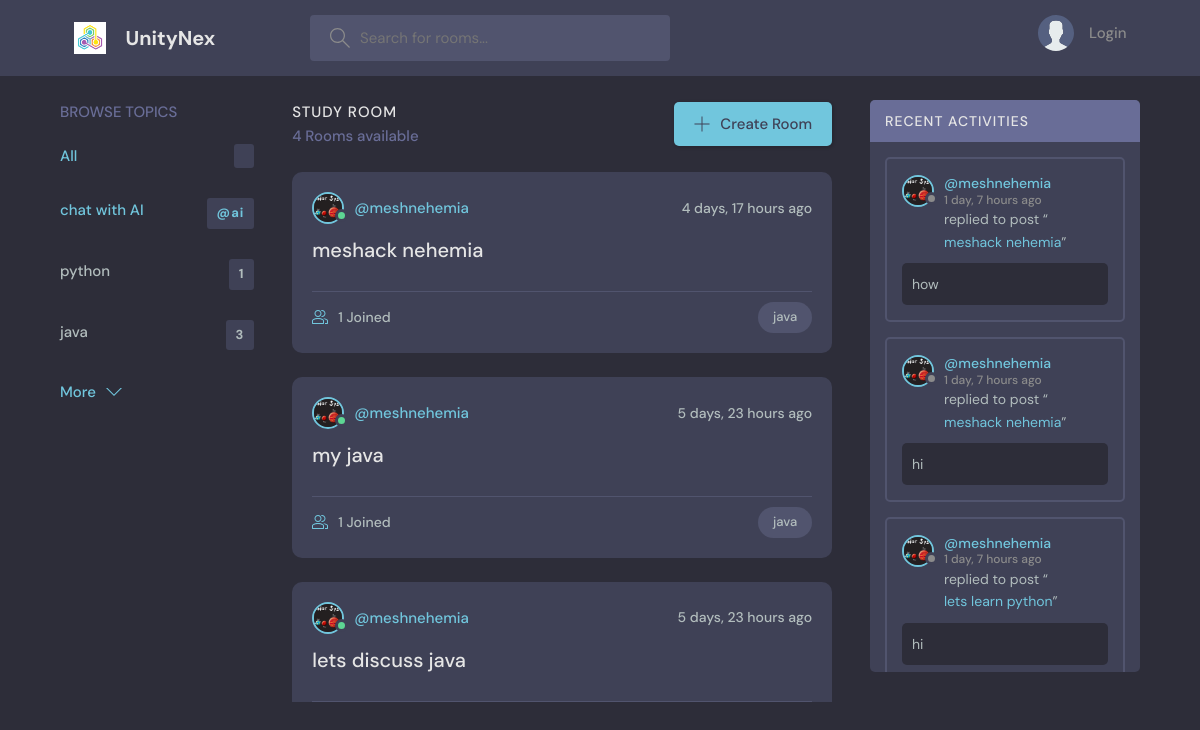
The page / on the database its author committed.
### socialmedia/models.py (models this page shows, shortened)
class Topic(models.Model):
    name = models.CharField(max_length=200)

class Room(models.Model):
    host = models.ForeignKey(User, on_delete=models.SET_NULL, null=True)
    topic = models.ForeignKey(Topic, on_delete=models.SET_NULL, null=True)
    name = models.CharField(max_length=200)
    description = models.TextField(null=True, blank=True)
    participants = models.ManyToManyField(User, related_name='participants', blank=True)
    updated = models.DateTimeField(auto_now=True)
    created = models.DateTimeField(auto_now_add=True)
    class Meta:
        ordering = ['-updated', '-created']

class User(AbstractUser):
    name = models.CharField(max_length=200, null=True)
    email = models.EmailField(unique=True, null=True)
    bio = models.TextField(null=True)
    avator = models.ImageField(null=True, upload_to='profile/', default="profile/avatar.svg")
    USERNAME_FIELD = 'email'
    REQUIRED_FIELDS = []

class Message(models.Model):
    user = models.ForeignKey(User, on_delete=models.CASCADE)
    room = models.ForeignKey(Room, on_delete=models.CASCADE)
    body = models.TextField()
    updated = models.DateTimeField(auto_now=True)
    created = models.DateTimeField(auto_now_add=True)
    class Meta:
        ordering = ['-updated', '-created']

### socialmedia/views.py (the view)
# urls.py: path('', views.home, name='libraryhome'),
def home(request):
    q = request.GET.get('q') if request.GET.get('q') != None else ''
    rooms = Room.objects.filter(
        Q(topic__name__icontains=q) |
        Q(name__icontains=q) |
        Q(description__icontains=q)
    )
    topics = Topic.objects.all()[0:5]
    room_count = rooms.count()
    room_messages = Message.objects.filter(Q(room__topic__name__icontains=q))
    context = {'rooms': rooms, 'topics': topics, 'room_count': room_count, "room_messages": room_messages}
    return render(request, 'socialmedia/home.html', context)

### socialmedia/templates/socialmedia/home.html (shortened to what this page needs)
{% extends 'main.html' %}
{% block content %}
    <main class="layout layout--3">
        <div class="container">
            {% include 'socialmedia/topics_component.html' %}
            <div class="roomList">
                <div class="roomList__header">
                    <div>
                        <h2>Study Room</h2>
                        <p>{{ room_count }} Rooms available</p>
                    </div>
                    <a class="btn btn--main" href="{% url 'create-room' %}">
                        <svg version="1.1" xmlns="http://www.w3.org/2000/svg" width="32" height="32"
                             viewBox="0 0 32 32">
                            <title>add</title>
                            <path
                                    d="M16.943 0.943h-1.885v14.115h-14.115v1.885h14.115v14.115h1.885v-14.115h14.115v-1.885h-14.115v-14.115z"
                            ></path>
                        </svg>
                        Create Room
                    </a>
                </div>
                <div class="checking">
                {% include 'socialmedia/feed_component.html' %}
                </div>
            </div>
            {% include 'socialmedia/activity_component.html' %}
        </div>
    </main>
{% endblock content %}

### socialmedia/templates/socialmedia/topics_component.html
<div class="topics">
    <div class="topics__header">
        <h2>Browse Topics</h2>
    </div>
    <ul class="topics__list">
        <li>
            <a href="{% url 'home' %}" class="active">All <span>{{ topic.count }}</span></a>
        </li>
        <li>
            <a href="{% url 'chatbot' %}" class="active">chat with AI <span>@ai</span></a>
        </li>
        {% for topic in topics %}
            <li>
                <a href="{% url 'home' %}?q={{ topic.name }}">{{ topic.name }}
                    <span>{{ topic.room_set.all.count }}</span></a>
            </li>
        {% endfor %}
    </ul>
    <a class="btn btn--link" href="{% url 'topics' %}">
        More
        <svg version="1.1" xmlns="http://www.w3.org/2000/svg" width="32" height="32" viewBox="0 0 32 32">
            <title>chevron-down</title>
            <path d="M16 21l-13-13h-3l16 16 16-16h-3l-13 13z"></path>
        </svg>
    </a>
</div>

### socialmedia/templates/socialmedia/feed_component.html (shortened to what this page needs)
{%for room in rooms%}
    <div class="roomListRoom">
        <div class="roomListRoom__header">
        <a href="{% url 'user-profile' room.host.id %}" class="roomListRoom__author">
            <div class="avatar avatar--small active">
            <img src="{{room.host.avator.url}}" />
            </div>
            <span>@{{room.host.username}}</span>
        </a>
        <div class="roomListRoom__actions">
            <span>{{room.created|timesince}} ago</span>
        </div>
        </div>
        <div class="roomListRoom__content">
        <a href="{% url 'room' room.id%}">{{room.name}}</a>
        </div>
        <div class="roomListRoom__meta">
        <a  href="{% url 'room' room.id%}"  class="roomListRoom__joined">
            {{ room.participants.all.count }} Joined
        </a>
        <p class="roomListRoom__topic">{{room.topic.name}}</p>
        </div>
    </div>
{%endfor%}

### socialmedia/templates/socialmedia/activity_component.html (shortened to what this page needs)
<div class="activities">
    <div class="activities__header">
        <h2>Recent Activities</h2>
    </div>
<div class="checking">
    {% for message in room_messages %}
        <div class="activities__box">
            <div class="activities__boxHeader roomListRoom__header">
                <a href="{% url 'user-profile' message.user.id %}" class="roomListRoom__author">
                    <div class="avatar avatar--small">
                        <img src="{{ message.user.avator.url }}"/>
                    </div>
                    <p>
                        @{{ message.user.username }}
                        <span>{{ message.created|timesince }} ago</span>
                    </p>
                </a>
            </div>
            <div class="activities__boxContent">
                <p>replied to post “<a href="{% url 'room' message.room.id %}">{{ message.room.name }}</a>”</p>
                <div class="activities__boxRoomContent">
                    {{ message.body }}
                </div>
            </div>
        </div>
    {% endfor %}
</div>
</div>

### rows shown on the page
Topic: name "python", room_set.all.count "1"
Topic: name "java", room_set.all.count "3"
Room: host.avator (picture), host.username "meshnehemia", created "4 days, 17 hours", name "meshack nehemia", participants.all.count "1", topic.name "java"
Room: host.avator (picture), host.username "meshnehemia", created "5 days, 23 hours", name "my java", participants.all.count "1", topic.name "java"
Room: host.avator (picture), host.username "meshnehemia", created "5 days, 23 hours", name "lets discuss java"
Message: user.avator (picture), user.username "meshnehemia", created "1 day, 7 hours", room.name "meshack nehemia", body "how"
Message: user.avator (picture), user.username "meshnehemia", created "1 day, 7 hours", room.name "meshack nehemia", body "hi"
Message: user.avator (picture), user.username "meshnehemia", created "1 day, 7 hours", room.name "lets learn python", body "hi"

### other values the page prints
{{ room_count }} "4"
